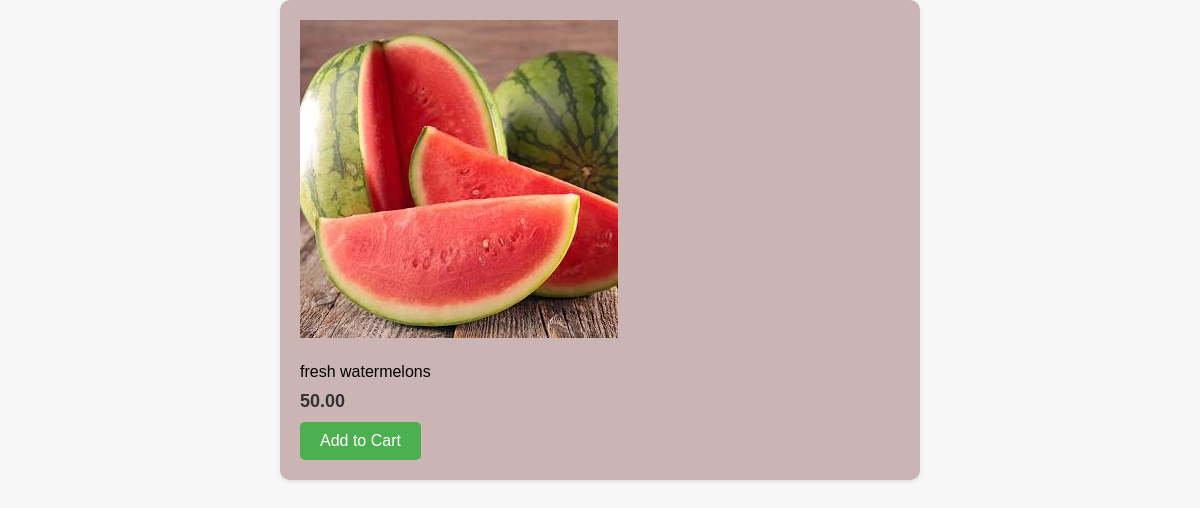
Page /inventory/products/1/ on the committed database.
### inventory/models.py (models this page shows, shortened)
class Product(models.Model):
    name = models.CharField(max_length=32)
    vendor = models.ForeignKey(Vendor, on_delete=models.CASCADE)
    description = models.TextField()
    image = models.ImageField(upload_to="images")
    price = models.DecimalField(max_digits=6 ,decimal_places=2)
    stock = models.PositiveIntegerField()
    date_created = models.DateTimeField(auto_now_add=True)
    date_updated = models.DateTimeField(auto_now=True)

### inventory/views.py (the view)
# urls.py: path("products/<int:id>/", product_detail, name= "product_details_view"),
def product_detail(request, id):
    product = Product.objects.get(id=id)
    return render(request, "inventory/product_details.html", {"product": product})

### templates/inventory/product_details.html (shortened to what this page needs)
<!DOCTYPE html>
<html lang="en">
<head>
</head>
<body>
    <div class="container">
        <img src="{{ product.image.url }}" alt="{{ product.title }}">
        <p>{{ product.description }}</p>
        <span>{{ product.price }}</span>
        <form method="post" action="{% url 'cart_details_view' product.id %}">
            <button type="submit">Add to Cart</button>
        </form>
    </div>
</body>
</html>

### templates/inventory/product_details.html (style rules this page uses)
body { font-family: Arial, sans-serif; margin: 0; padding: 0; background-color: #f7f7f7; }
.container { margin-top: 20px; max-width: 600px; margin: 0 auto; padding: 20px; background-color: #cab4b4; border-radius: 10px; box-shadow: 0px 2px 4px rgba(0, 0, 0, 0.1); }
img { max-width: 100%; height: auto; }
p { margin: 10px 0; }
span { font-weight: bold; color: #333; font-size: 18px; }
form { margin-top: 10px; }
button[type="submit"] { background-color: #4caf50; color: white; border: none; border-radius: 5px; padding: 10px 20px; font-size: 16px; cursor: pointer; }

### rows in the picture
Product: image (picture), description "fresh watermelons", price "50.00"
